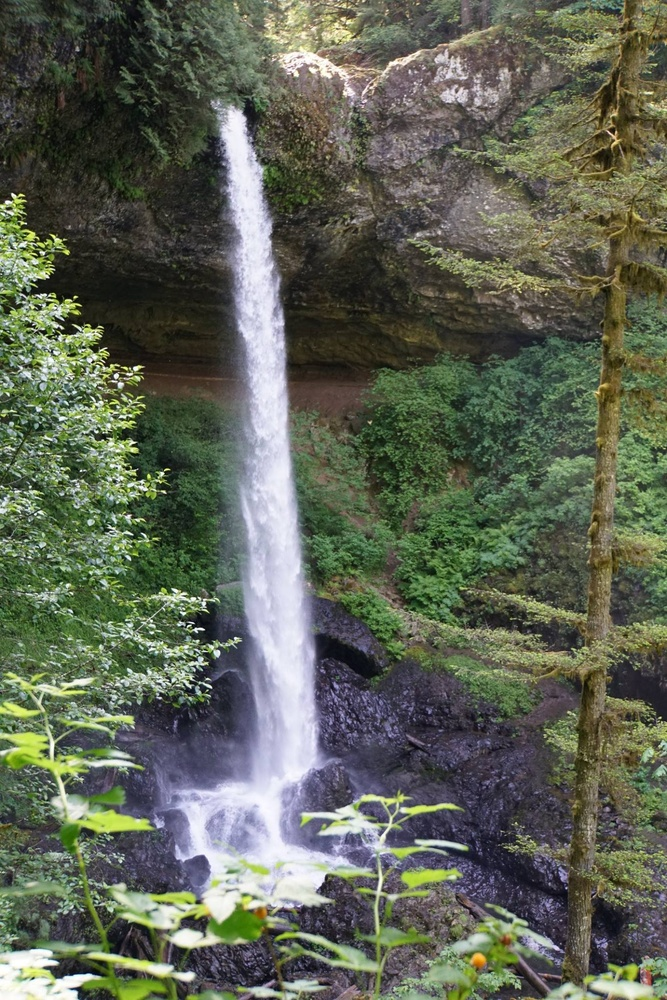
#> input picture 06_enhancing/silver_falls.jpg, 667 x 1000 px, shrunk from 1367 x 2048 before the run
$ python enhance_brightness.py
#> lines starting #> are read from the running program, lines starting #| are printed output that depends on the picture
# enhance_brightness.py

from PIL import Image
from PIL import ImageEnhance


def enhance_brightness(image_path, enhance_factor, output_path):
#> called with image_path = 'silver_falls.jpg', enhance_factor = 1.5, output_path = 'silver_falls_enhanced.jpg'
    image = Image.open(image_path)
#> image is the input picture: PIL image 667x1000 RGB; mean R, G, B 94.6, 100.4, 85
    enhancer = ImageEnhance.Brightness(image)
    new_image = enhancer.enhance(enhance_factor)
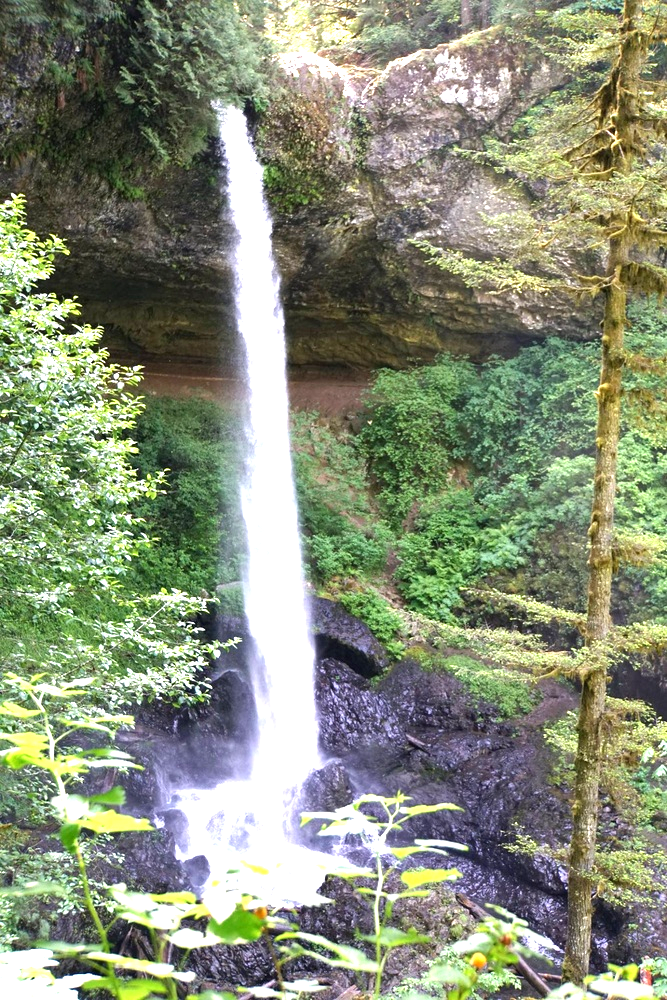
#> new_image: PIL image 667x1000 RGB; mean R, G, B 135, 142.5, 119.8
    new_image.save(output_path)


if __name__ == "__main__":
    enhance_brightness("silver_falls.jpg", 1.5,
                       "silver_falls_enhanced.jpg")

$ run again, with 06_enhancing/beetle_color_enhanced.jpg copied over 06_enhancing/silver_falls.jpg
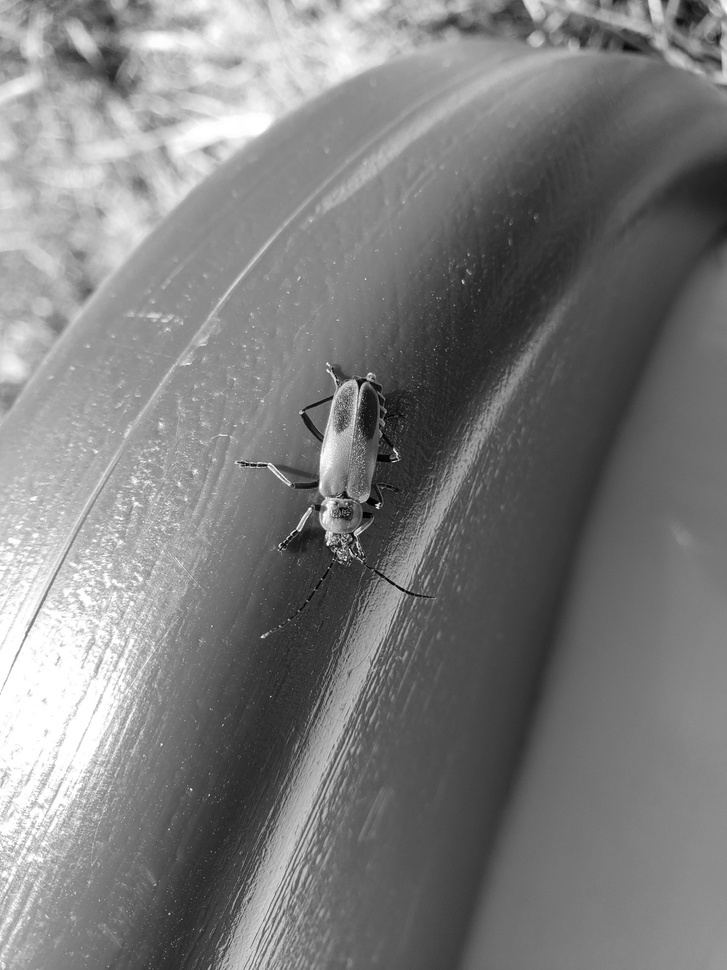
#> input picture 06_enhancing/beetle_color_enhanced.jpg, 727 x 970 px, shrunk from 3024 x 4032 before the run
#> in enhance_brightness, image is the input picture: PIL image 727x970 RGB; min 0, max 255, mean 124.8
#> in enhance_brightness, `new_image = enhancer.enhance(enhance_factor)`:
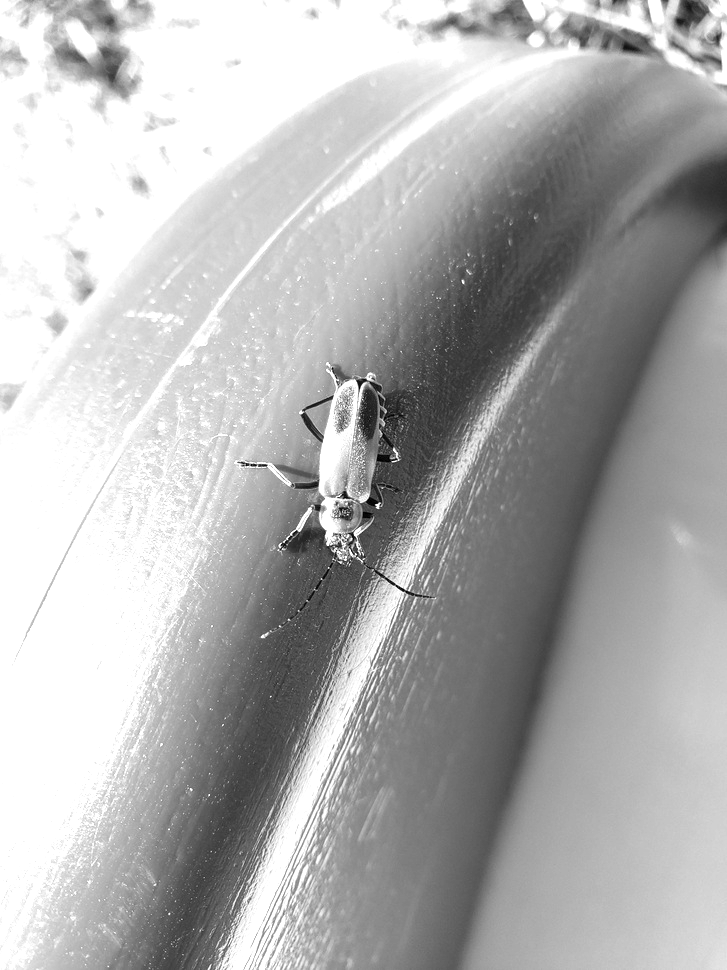
#> new_image: PIL image 727x970 RGB; min 0, max 255, mean 176.2

$ run again, with 06_enhancing/hummingbird.jpg copied over 06_enhancing/silver_falls.jpg
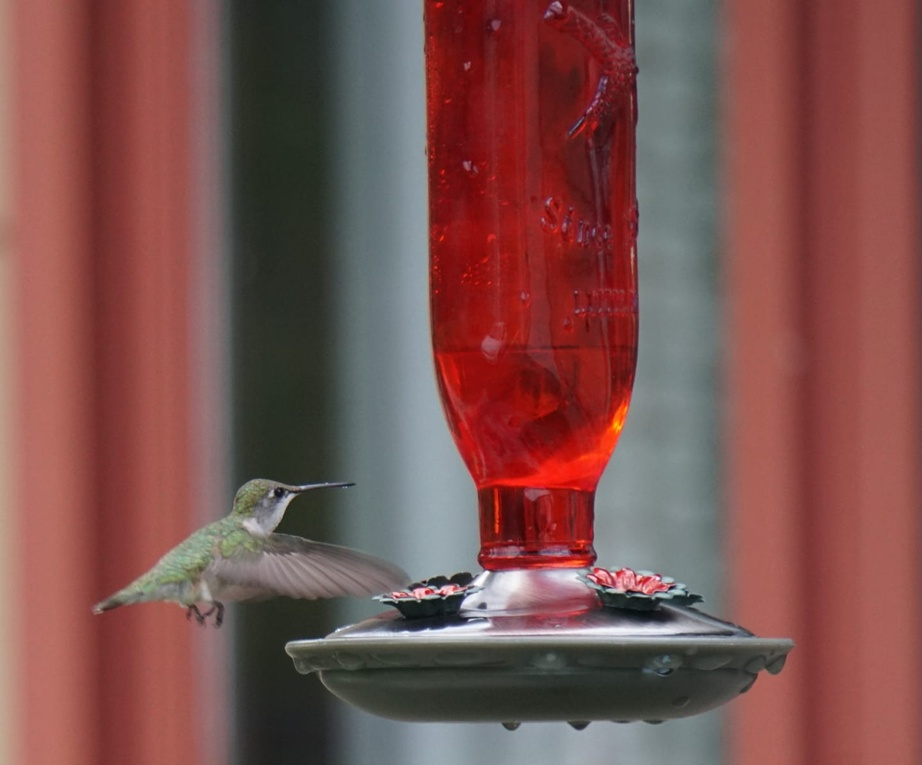
#> input picture 06_enhancing/hummingbird.jpg, 922 x 765 px, shrunk from 1440 x 1195 before the run
#> in enhance_brightness, image is the input picture: PIL image 922x765 RGB; mean R, G, B 124.8, 81.9, 78.8
#> in enhance_brightness, `new_image = enhancer.enhance(enhance_factor)`:
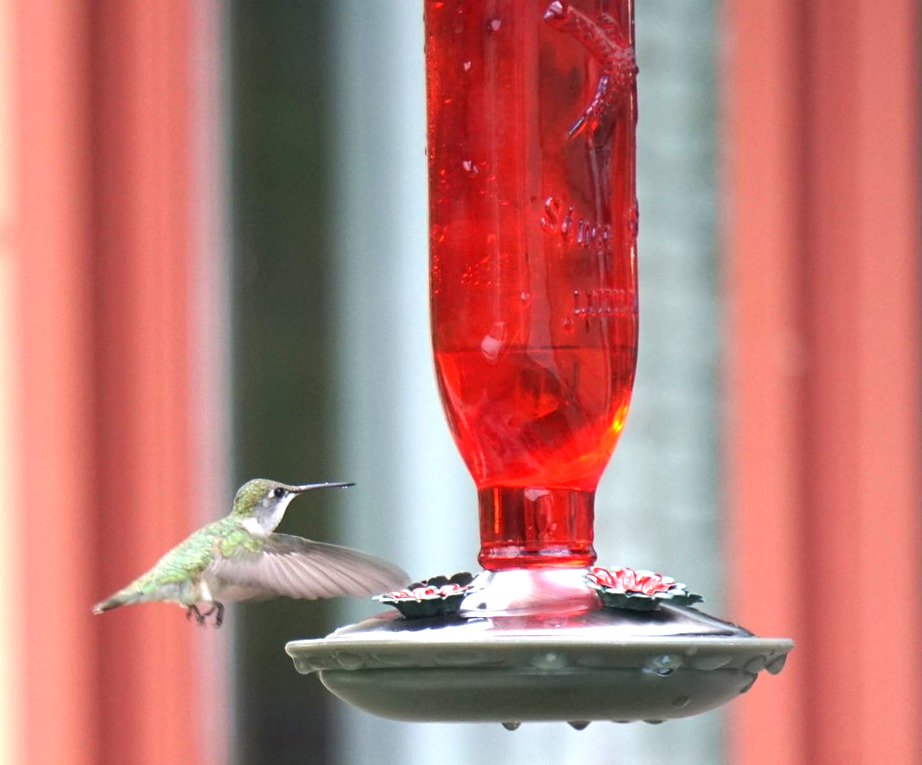
#> new_image: PIL image 922x765 RGB; mean R, G, B 184.7, 122.1, 117.2
